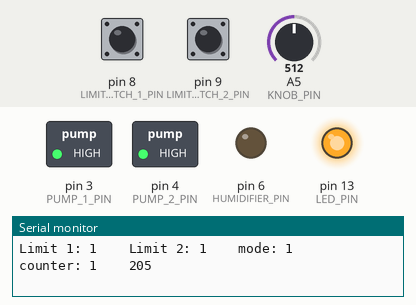
This sketch was run on a simulated Arduino Uno, built with avr-gcc and run on an emulated ATmega328P. Shown: switched loads named in the sketch (green lamp = pin HIGH), output pins drawn as LEDs (lit = HIGH), the last lines printed to the serial monitor. Inputs (shaded band) come from the test bench; at power-on: pin 8 (LIMIT_SWITCH_1_PIN) HIGH, pin 9 (LIMIT_SWITCH_2_PIN) HIGH, A5 (KNOB_PIN) = 512. EEPROM starts erased; pins used as bus, display or sensor lines are not drawn.

Above: at 1.2 s.
1.3 s: pin 8 (LIMIT_SWITCH_1_PIN) pulled LOW for 0.15 s
At 1.42 s:
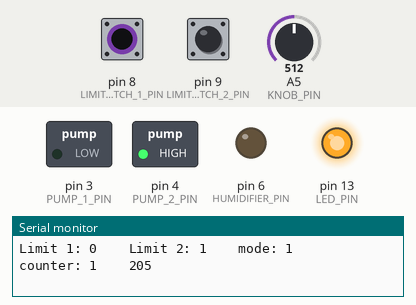
3.0 s: pin 9 (LIMIT_SWITCH_2_PIN) pulled LOW for 0.15 s
At 3.08 s:
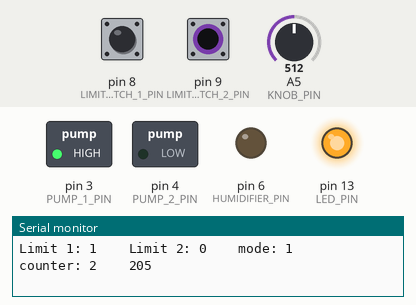
4.6 s: A5 (KNOB_PIN) set to 180
6.1 s: A5 (KNOB_PIN) set to 155
7.6 s: pin 8 (LIMIT_SWITCH_1_PIN) pulled LOW for 3.2 s
At 8.8 s:
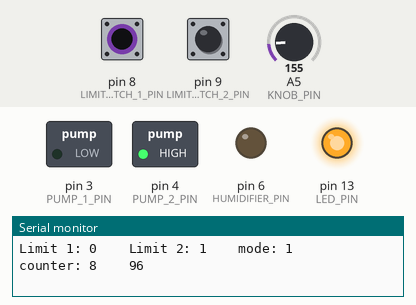
13.8 s: pin 9 (LIMIT_SWITCH_2_PIN) pulled LOW for 3.2 s
At 52.8 s:
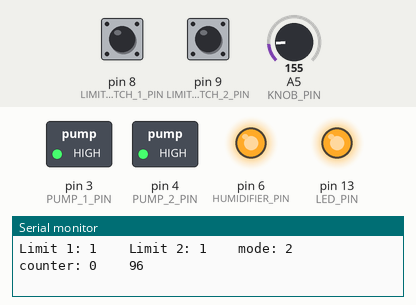
Timing chart, 0 to 53.4 s (numbered marks = the images above; inputs shaded):
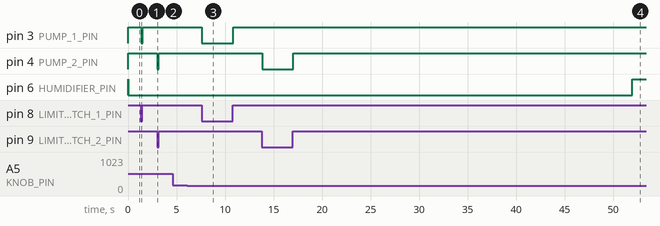

Measured:
- after the input at 1.3 s, pin 3 (PUMP_1_PIN): HIGH → LOW after 0.05 s, → HIGH 0.16 s later
- after the input at 3.0 s, pin 4 (PUMP_2_PIN): HIGH → LOW at once, → HIGH 0.16 s later
- after the input at 7.6 s, pin 3 (PUMP_1_PIN): HIGH → LOW at once, → HIGH 3.2 s later
- after the input at 13.8 s, pin 4 (PUMP_2_PIN): HIGH → LOW at once, → HIGH 3.2 s later

The sketch:

huminidifier.ino
```cpp
#include <Streaming.h>
// #include <dht11.h>
#include <Chrono.h>
#include <avr/wdt.h>
#include <EEPROM.h>

#define TEST_PIN A0

#define KNOB_PIN A5

#define LIMIT_SWITCH_1_PIN 8
#define LIMIT_SWITCH_2_PIN 9

// #define RAIN_SENSOR_PIN A5
// #define DHT_PIN A4

#define HUMIDIFIER_PIN 6
#define PUMP_1_PIN 3
#define PUMP_2_PIN 4
#define DC_FAN_PIN 5
#define LED_PIN 13

#define humidLevel 800
#define FAN_DELAY 20000
#define humidifierOffCounterMin 50
#define humidifierOffCounterMax 360
#define humidifierOnCounter 50

// dht11 DHT11;

int mode = 0;
int testingMode = -1;

bool onTestState = false;

Chrono fanChrono, myChrono;
int counter = 0;

void setup() {
  wdt_disable();
  pinMode(TEST_PIN, INPUT_PULLUP);

  pinMode(KNOB_PIN, INPUT);

  pinMode(LIMIT_SWITCH_1_PIN, INPUT_PULLUP);
  pinMode(LIMIT_SWITCH_2_PIN, INPUT_PULLUP);


  pinMode(LED_PIN, OUTPUT);

  // pinMode(RAIN_SENSOR_PIN, INPUT);

  pinMode(HUMIDIFIER_PIN, OUTPUT), digitalWrite(HUMIDIFIER_PIN, HIGH);
  pinMode(PUMP_1_PIN, OUTPUT), digitalWrite(PUMP_1_PIN, HIGH);
  pinMode(PUMP_2_PIN, OUTPUT), digitalWrite(PUMP_2_PIN, HIGH);
  pinMode(DC_FAN_PIN, OUTPUT), digitalWrite(DC_FAN_PIN, HIGH);

  Serial.begin(9600);
  Serial.setTimeout(100);
  digitalWrite(LED_PIN, HIGH);
  Serial << "BEGIN!" << endl;

  int savedValue;
  EEPROM.get(0, savedValue);
  if (savedValue != 0xFFFF) {
    counter = savedValue;
  }
  EEPROM.get(10, savedValue);
  if (savedValue == 0 || savedValue == 1 || savedValue == 2) {
    mode = savedValue;
  }
  wdt_enable(WDTO_2S);
}

void loop() {

  Serial << F("Limit 1: ") << isOnLimit1() << F("\t\t")
         << F("Limit 2: ") << isOnLimit2() << F("\t\t")
         << F("mode: ") << mode << F("\t\t")
         << F("counter: ") << counter << F("\t\t")<<OffCounter() << endl;

  if (myChrono.hasPassed(1000)) {
    myChrono.restart();
    counter++;
    EEPROM.put(0, counter);
  }
  switch (mode) {
    case 0:
      if (fillTank()) {
        mode = 1;
        EEPROM.put(10, mode);
        myChrono.restart();
        counter = 0;
      }

      break;
    case 1:
      fillTank();
      humidifierOn();
      if (counter >= humidifierOnCounter) {
        mode = 2;
        EEPROM.put(10, mode);
        counter = 0;
      }


      break;
    case 2:
      fillTank();
      humidifierOff();
      if (counter >= OffCounter()) {
        mode = 1;
        EEPROM.put(10, mode);
        counter = 0;
      }

      break;
  }
  wdt_reset();
}

bool onTest() {
  return !digitalRead(TEST_PIN);
}
int OffCounter(){
  return map(analogRead(KNOB_PIN), 0, 1023, humidifierOffCounterMin, humidifierOffCounterMax);
}
void testing() {
  if (Serial.available()) {
    String reading = Serial.readString();
    Serial << reading << endl;

    reading.trim();
    if (reading == "q") {
      Serial << "humidifier On" << endl;
      testingMode = 0;
    } else if (reading == "a") {
      Serial << "humidifier Off" << endl;
      testingMode = 1;
    } else if (reading == "w") {
      Serial << "pump 1 On" << endl;
      testingMode = 2;
    } else if (reading == "s") {
      Serial << "pump 1 Off" << endl;
      testingMode = 3;
    } else if (reading == "e") {
      Serial << "pump 2 On" << endl;
      testingMode = 4;
    } else if (reading == "d") {
      Serial << "pump 2 Off" << endl;
      testingMode = 5;
    }
  }
  switch (testingMode) {
    case 0:
      humidifierOn();
      break;

    case 1:
      humidifierOff();
      break;

    case 2:
      Pump1On();
      break;

    case 3:
      Pump1Off();
      break;

    case 4:
      Pump2On();
      break;

    case 5:
      Pump2Off();
      break;
  }
}

bool fillTank() {
  bool isPump1Done = Pump1On();
  bool isPump2Done = Pump2On();
  return isPump1Done && isPump2Done;
}

void humidifierOn() {
  digitalWrite(HUMIDIFIER_PIN, LOW);
  digitalWrite(DC_FAN_PIN, LOW);
  fanChrono.restart();
}

void humidifierOff() {
  digitalWrite(HUMIDIFIER_PIN, HIGH);
  if (fanChrono.hasPassed(FAN_DELAY)) {
    digitalWrite(DC_FAN_PIN, HIGH);
  }
}

bool Pump1On() {
  if (isOnLimit1()) {
    digitalWrite(PUMP_1_PIN, HIGH);
    return true;
  } else {
    digitalWrite(PUMP_1_PIN, LOW);
    return false;
  }
}

void Pump1Off() {
  digitalWrite(PUMP_1_PIN, HIGH);
}

bool Pump2On() {
  if (isOnLimit2()) {
    digitalWrite(PUMP_2_PIN, HIGH);
    return true;
  } else {
    digitalWrite(PUMP_2_PIN, LOW);
    return false;
  }
}

void Pump2Off() {
  digitalWrite(PUMP_2_PIN, HIGH);
}
bool isOnLimit1() {
  return digitalRead(LIMIT_SWITCH_1_PIN);
}

bool isOnLimit2() {
  return digitalRead(LIMIT_SWITCH_2_PIN);
}

// int isRainDetected() {
//   return analogRead(RAIN_SENSOR_PIN);
// }

// float getHumidity() {
//   DHT11.read(DHT_PIN);
//   return (float)DHT11.temperature;
// }
```
